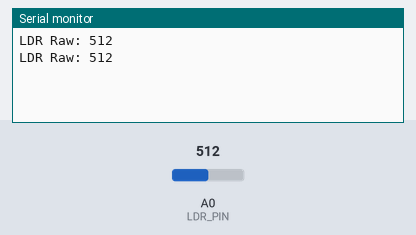
The sketch below on a simulated Arduino Uno, built with avr-gcc and run on an emulated ATmega328P. Shown: the last lines printed to the serial monitor. Inputs (shaded band) come from the test bench; at power-on: A0 (LDR_PIN) = 512.

Above: at 1.8 s.
1.9 s: A0 (LDR_PIN) set to 716
At 2.8 s:
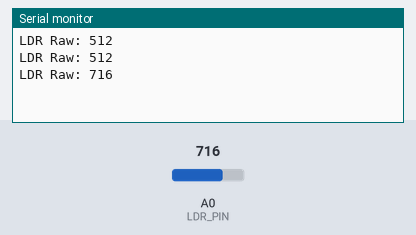
3.4 s: A0 (LDR_PIN) set to 900
At 4.5 s:
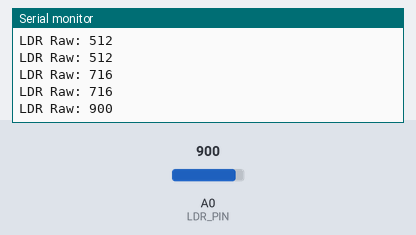
Timing chart, 0 to 6.4 s (numbered marks = the images above; inputs shaded):
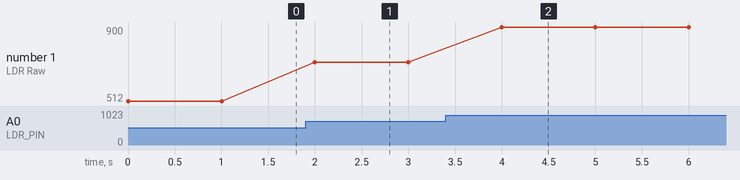

Measured:
- after the input at 1.9 s, the serial monitor: prints a new line after 0.10 s (image 1)
- after the input at 3.4 s, the serial monitor: prints a new line after 0.60 s (image 2)
- plotted number 1: 512 → 716 after the input at 1.9 s, 716 → 900 after the input at 3.4 s

The sketch:

ldr_test.ino
```cpp
#define LDR_PIN A0

void setup() {
  Serial.begin(9600);
}

void loop() {

  int ldr = analogRead(LDR_PIN);

  Serial.print("LDR Raw: ");
  Serial.println(ldr);

  delay(1000);
}
```
